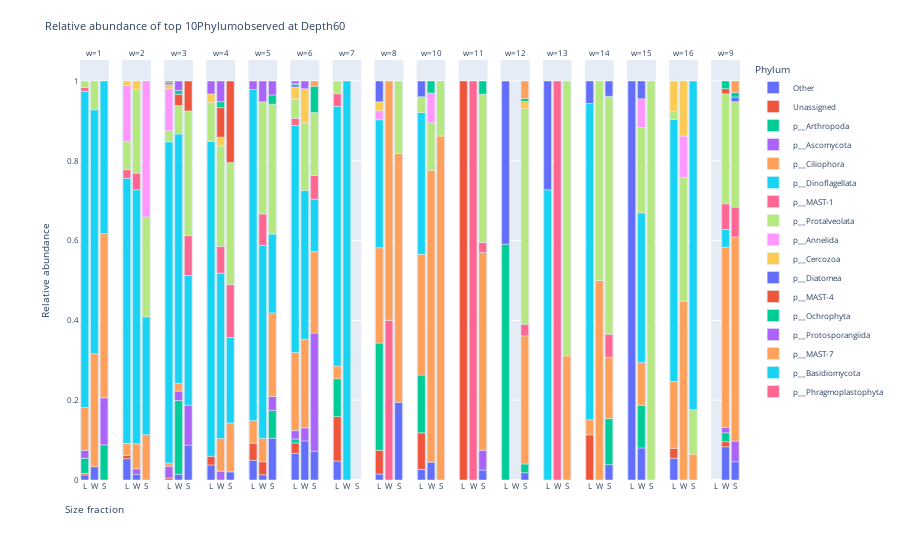

Here is the notebook cell this chart was saved with:
### Code cell
taxbarplot(separated, 'Phylum', 60, 10)
